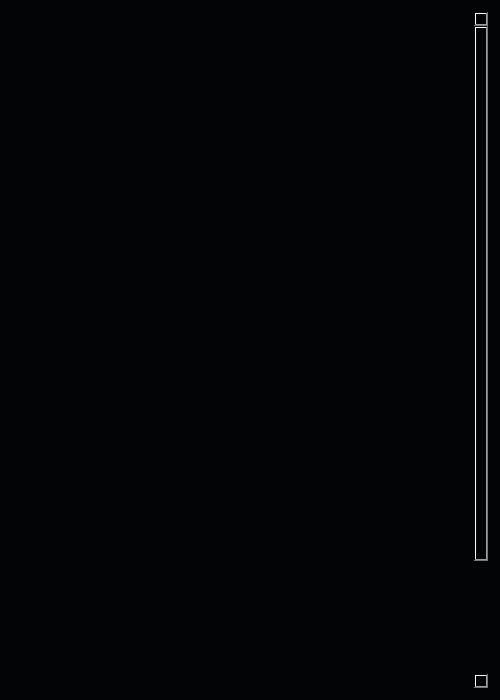
<?xml version="1.0" encoding="UTF-8"?>
<ui version="4.0">
 <class>Form</class>
 <widget class="QWidget" name="Form">
  <property name="geometry">
   <rect>
    <x>0</x>
    <y>0</y>
    <width>500</width>
    <height>700</height>
   </rect>
  </property>
  <property name="windowTitle">
   <string>Form</string>
  </property>
  <property name="styleSheet">
   <string notr="true">background-color: rgb(3, 4, 5);</string>
  </property>
  <layout class="QVBoxLayout" name="verticalLayout">
   <item>
    <widget class="QScrollArea" name="scrollArea">
     <property name="styleSheet">
      <string notr="true">QScrollBar:vertical {
	width: 11px;
	background: rgba(0, 0, 0, 0);
	border: none;
}
QScrollBar::sub-line:vertical, QScrollBar::add-line:vertical, QScrollBar::sub-page:vertical, QScrollBar::add-page:vertical {
	background: none;
	border: none;
}
QScrollBar::handle:vertical {
	border: none;
	background-color: qlineargradient(spread:pad, x1:0.508, y1:0, x2:0.507, y2:1, stop:0 rgba(102, 102, 102, 255), stop:1 rgba(0, 0, 0, 0));
}</string>
     </property>
     <property name="widgetResizable">
      <bool>true</bool>
     </property>
     <widget class="QWidget" name="scrollAreaWidgetContents">
      <property name="geometry">
       <rect>
        <x>0</x>
        <y>0</y>
        <width>465</width>
        <height>822</height>
       </rect>
      </property>
      <layout class="QVBoxLayout" name="verticalLayout_2">
       <item>
        <widget class="QWidget" name="widget" native="true">
         <property name="minimumSize">
          <size>
           <width>0</width>
           <height>800</height>
          </size>
         </property>
        </widget>
       </item>
      </layout>
     </widget>
    </widget>
   </item>
  </layout>
 </widget>
 <resources/>
 <connections/>
</ui>
